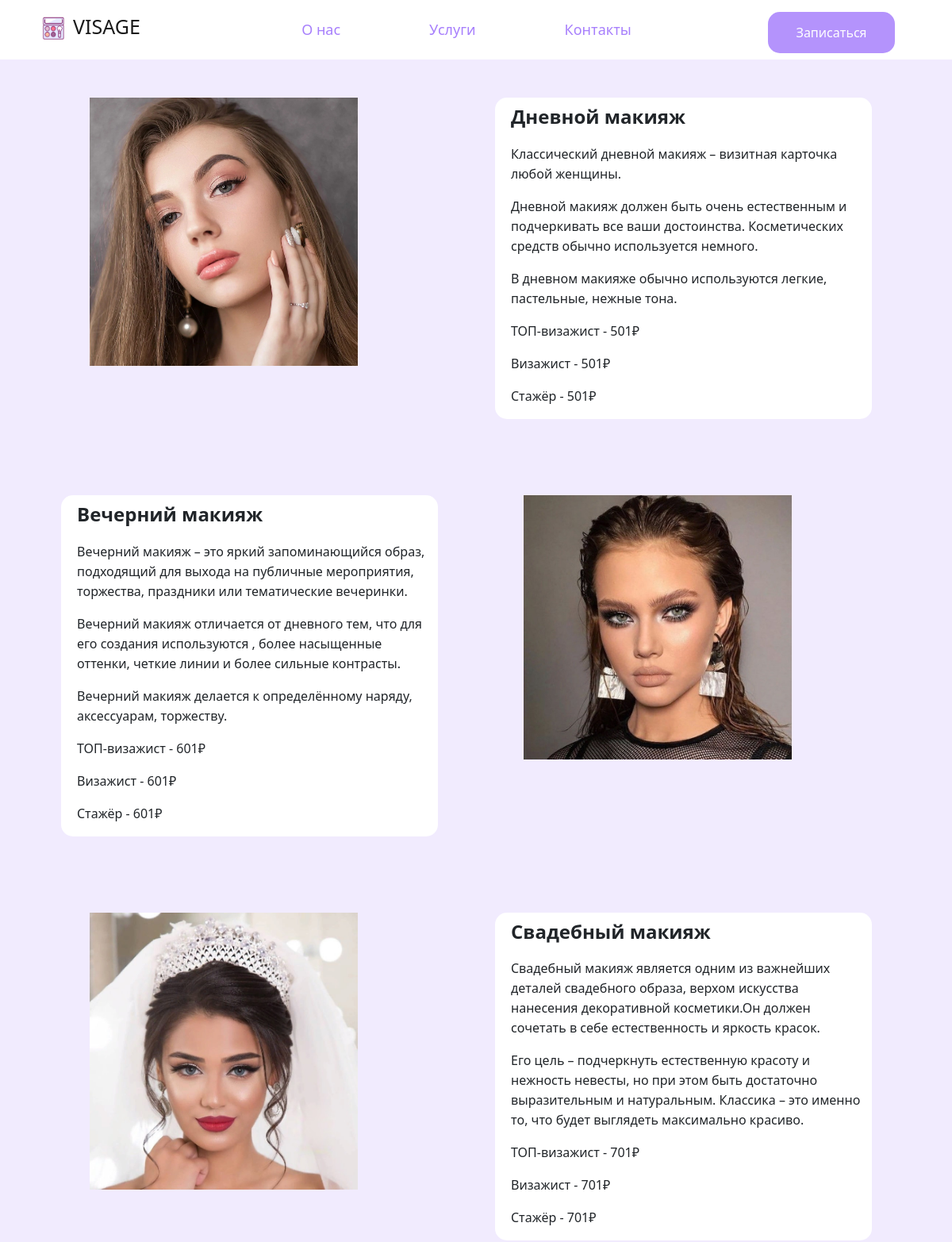
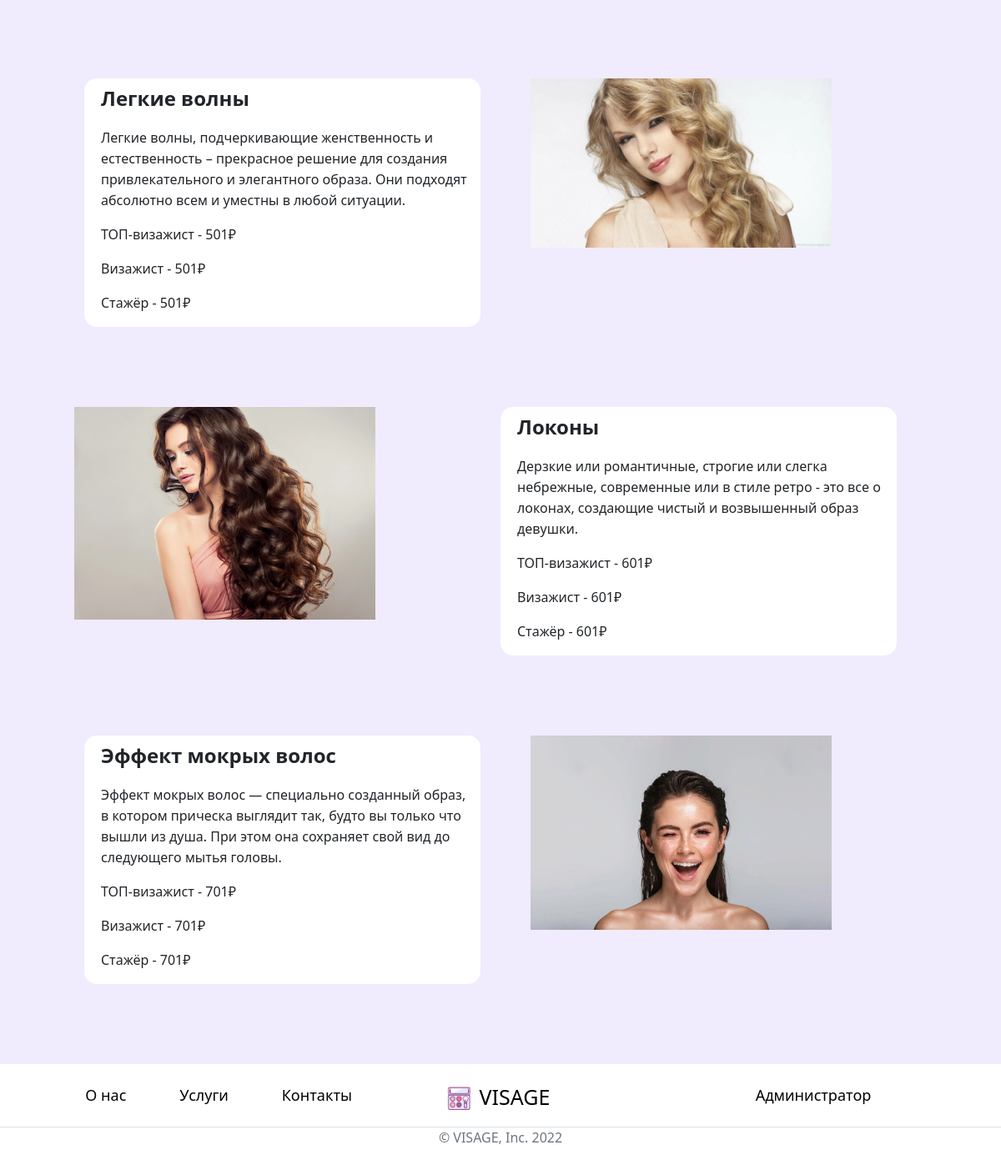
The page /service/ on the database as committed earlier (2 pictures, top to bottom).
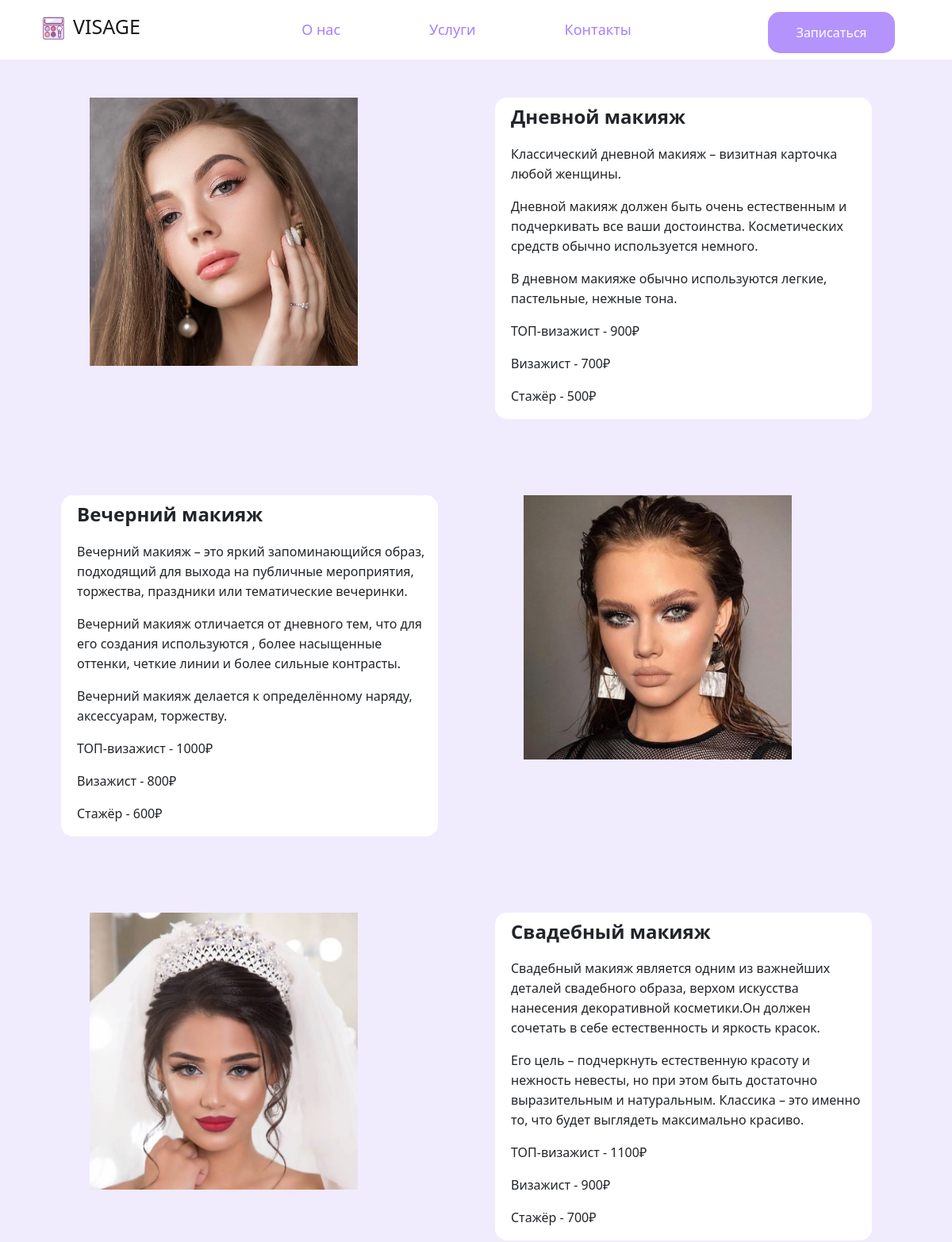
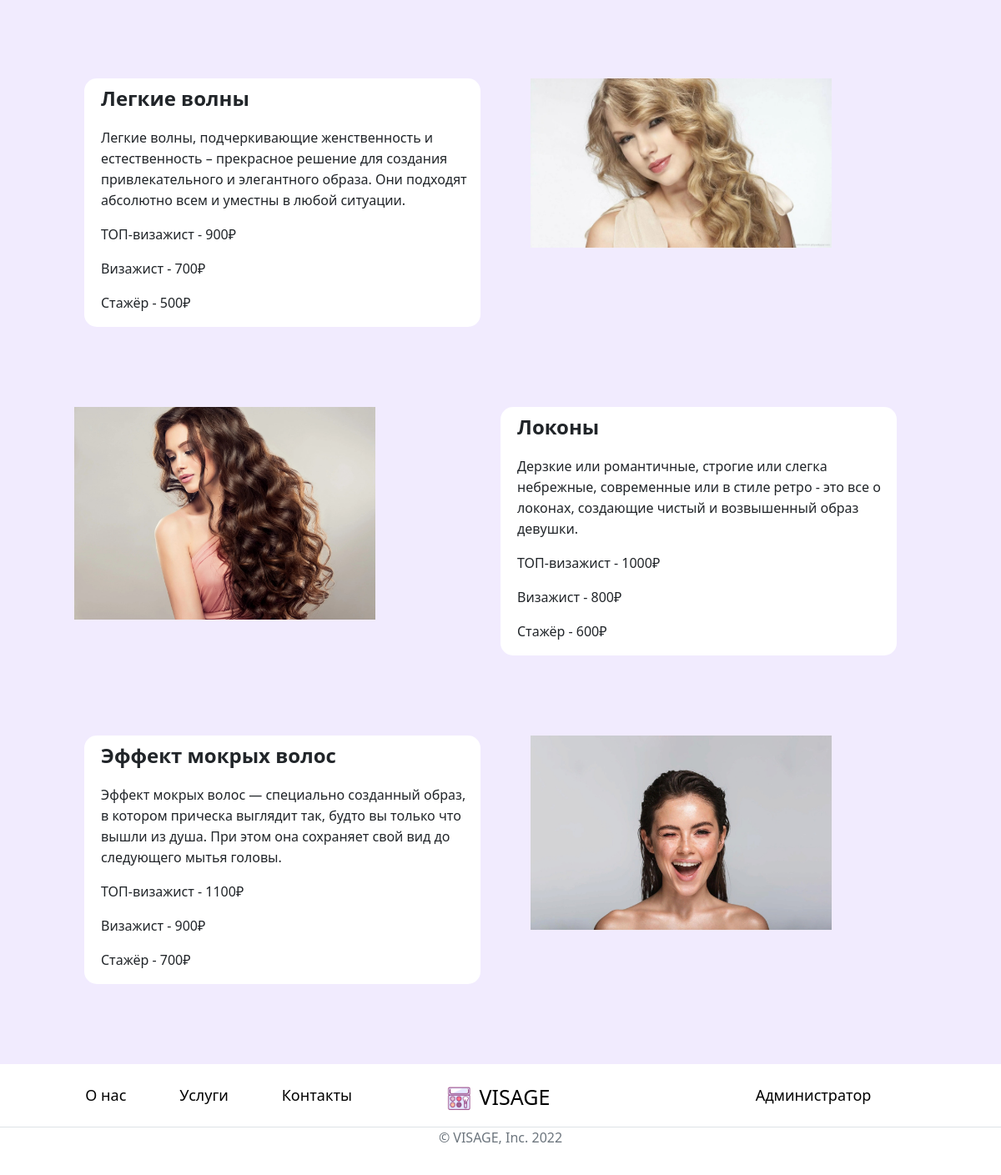
The same page on the database as committed later (2 pictures, top to bottom).
### content/models.py (models this page shows, shortened)
class Kvalifikaciya(models.Model):
    opyt = models.CharField(max_length=20, verbose_name="Опыт")
    procent = models.FloatField(verbose_name="Процент")

class Makeup(models.Model):
    name = models.CharField(max_length=20, verbose_name="Название")
    opisanie = models.TextField(verbose_name="Описание")
    stoimost = models.IntegerField(verbose_name="Стоимость")
    foto = models.ImageField(upload_to='makeup/')
    def __str__(self):
        return self.name

class Pricheski(models.Model):
    name = models.CharField(max_length=20, verbose_name="Название")
    opisanie = models.TextField(verbose_name="Описание")
    stoimost = models.IntegerField(verbose_name="Стоимость")
    foto = models.ImageField(upload_to='pricheski/')
    def __str__(self):
        return self.name

### content/views.py (the view)
# urls.py: path('service/', service, name="service"),
def service(request):
    form = ZayavkiForm()
    kvalifikaciya = Kvalifikaciya.objects.all()
    pricheski = Pricheski.objects.all()
    makeup = Makeup.objects.all()
    stoimost = []
    for i in makeup:
        for j in kvalifikaciya:
            stoimost.append(j.procent * i.stoimost)
    return render(request, 'service.html',
                  {'title': 'Услуги', "form": form, "kvalifikaciya": kvalifikaciya, "pricheski": pricheski,
                   "makeup": makeup, "stoimost": stoimost})

### content/models.py (called while the page is built)
    def __str__(self):
        return f"{self.fam}  {self.name}"

### templates/service.html
{% extends 'base.html' %}
{% load static %}
{% block content %}
    <div class="container mt-5">
    {% for i in makeup %}
     {% if forloop.counter|divisibleby:"2" %}
      <div class="row mb-5 mt-5 justify-content-center">
        <div class="col-lg-5 col-md-12 me-lg-5">
          <div class="row justify-content-center">
            <div class="col-12 mb-5" style="background-color: white; border-radius: 15px; padding-left: 20px;">
              <h4 style="margin-top: 10px; margin-bottom: 20px;"><b>{{ i.name }}</b></h4>
              <p>{{ i.opisanie|safe  }}</p>
                {% for j in kvalifikaciya %}
                    <p>{{ j.opyt }} - {{  j.procent|add:i.stoimost }}₽</p>
                {% endfor %}
            </div>
          </div>
        </div>
        <div class="col-lg-5 col-md-12 ms-lg-5">
          <img src="{{  i.foto.url }}" class="w-75" alt="">
        </div>
      </div>
         {% else %}
       <div class="row justify-content-center">
                <div class="col-lg-5 col-md-12 me-lg-5">
                    <img src="{{  i.foto.url }}" class="w-75" alt="">
                </div>
               <div class="col-lg-5 col-md-12">
          <div class="row justify-content-center">
            <div class="col-12 mb-5" style="background-color: white; border-radius: 15px; padding-left: 20px;">
              <h4 style="margin-top: 10px; margin-bottom: 20px;"><b>{{ i.name }}</b></h4>
              <p>{{ i.opisanie|safe  }}</p>
                {% for j in kvalifikaciya %}
                    <p>{{ j.opyt }} - {{  j.procent|add:i.stoimost }}₽</p>
                {% endfor %}
            </div>
          </div>
        </div>
      </div>
        {% endif %}
     {% endfor %}
    {% for i in pricheski %}
     {% if forloop.counter|divisibleby:"2" %}
      <div class="row justify-content-center">
        <div class="col-lg-5 col-md-12 me-lg-5">
          <img style="width: 80%" src="{{ i.foto.url }}">
        </div>
        <div class="col-lg-5 col-md-12 me-lg-5">
          <div class="row justify-content-center">
            <div class="col-12 mb-5" style="background-color: white; border-radius: 15px; padding-left: 20px;">
              <h4 style="margin-top: 10px; margin-bottom: 20px;"><b>{{ i.name }}</b></h4>
              <p>{{ i.opisanie|safe  }}</p>
                {% for j in kvalifikaciya %}
                    <p>{{ j.opyt }} - {{  j.procent|add:i.stoimost }}₽</p>
                {% endfor %}
            </div>
          </div>
        </div>
      </div>
         {% else %}
       <div class="row mb-5 mt-5 justify-content-center">
               <div class="col-lg-5 col-md-12">
          <div class="row justify-content-center">
            <div class="col-12 mb-5" style="background-color: white; border-radius: 15px; padding-left: 20px;">
              <h4 style="margin-top: 10px; margin-bottom: 20px;"><b>{{ i.name }}</b></h4>
              <p>{{ i.opisanie|safe  }}</p>
                {% for j in kvalifikaciya %}
                    <p>{{ j.opyt }} - {{  j.procent|add:i.stoimost }}₽</p>
                {% endfor %}
            </div>
          </div>
        </div>
           <div class="col-lg-5 col-md-12 ms-lg-5">
                <img src="{{ i.foto.url }}" style="width: 80%">
            </div>
      </div>
        {% endif %}
     {% endfor %}
    </div>
{% endblock %}

Rows that differ between the two databases and show on the page:
changed Kvalifikaciya "ТОП-визажист": procent|add "501" → "900"; procent|add "601" → "1000"; procent|add "701" → "1100"
changed Kvalifikaciya "Визажист": procent|add "501" → "700"; procent|add "601" → "800"; procent|add "701" → "900"
changed Kvalifikaciya "Стажёр": procent|add "501" → "500"; procent|add "601" → "600"; procent|add "701" → "700"
